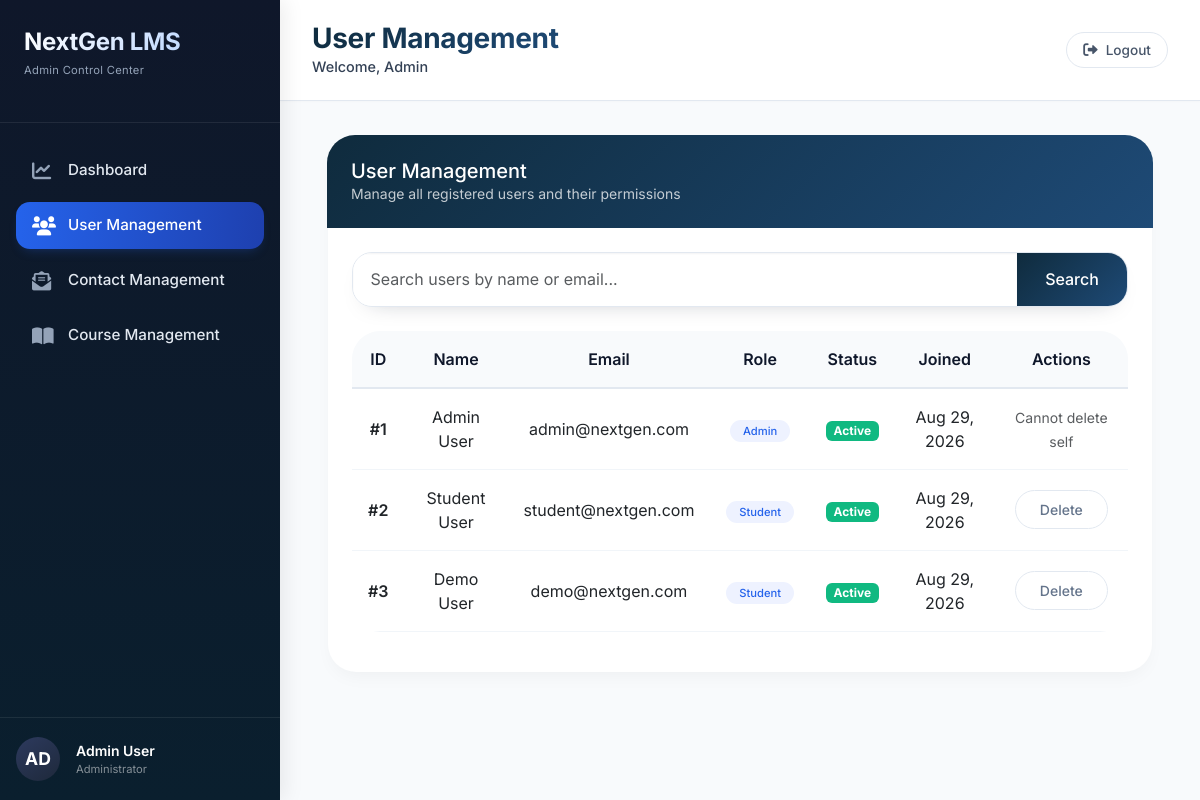
/admin/user-management.php (signed in), run on the app's committed database.
### tables this page shows
CREATE TABLE IF NOT EXISTS users (
    id INT AUTO_INCREMENT PRIMARY KEY,
    first_name VARCHAR(50) NOT NULL,
    last_name VARCHAR(50) NOT NULL,
    email VARCHAR(100) UNIQUE NOT NULL,
    password VARCHAR(255) NOT NULL,
    phone VARCHAR(20) DEFAULT NULL,
    address TEXT DEFAULT NULL,
    date_of_birth DATE DEFAULT NULL,
    bio TEXT DEFAULT NULL,
    role ENUM('student', 'admin') DEFAULT 'student',
    is_active TINYINT DEFAULT 1,
    created_at TIMESTAMP DEFAULT CURRENT_TIMESTAMP,
    updated_at TIMESTAMP DEFAULT CURRENT_TIMESTAMP ON UPDATE CURRENT_TIMESTAMP,
    INDEX idx_email (email),
    INDEX idx_role (role)
);

### config/database.php (called while the page is built, shortened)
<?php
function getDBConnection() {
    try {
        $pdo = new PDO(
            "mysql:host=" . DB_HOST . ";dbname=" . DB_NAME . ";charset=utf8mb4",
            DB_USER,
            DB_PASS,
            [
                PDO::ATTR_ERRMODE => PDO::ERRMODE_EXCEPTION,
                PDO::ATTR_DEFAULT_FETCH_MODE => PDO::FETCH_ASSOC,
                PDO::ATTR_EMULATE_PREPARES => false
            ]
        );
        return $pdo;
    } catch (PDOException $e) {
        die("Database Connection Failed: " . $e->getMessage());
    }
}
function getUserById($id) {
    $pdo = getDBConnection();
    $columns = ['id', 'first_name', 'last_name', 'email', 'role', 'created_at'];
    $optional_columns = ['phone', 'address', 'date_of_birth', 'bio'];
    foreach ($optional_columns as $col) {
        try {
            $check = $pdo->prepare("SELECT 1 FROM INFORMATION_SCHEMA.COLUMNS WHERE TABLE_SCHEMA = DATABASE() AND TABLE_NAME = 'users' AND COLUMN_NAME = ?");
            $check->execute([$col]);
            if ($check->fetchColumn()) {
                $columns[] = $col;
            }
        } catch (Exception $e) {
        }
    }
    try {
        $sql = "SELECT " . implode(', ', $columns) . " FROM users WHERE id = ? AND is_active = 1";
        $stmt = $pdo->prepare($sql);
        $stmt->execute([$id]);
        $user = $stmt->fetch();
        if ($user) {
            foreach ($optional_columns as $col) {
                if (!isset($user[$col])) {
                    $user[$col] = null;
                }
            }
        }
        return $user;
    } catch (Exception $e) {
        error_log("getUserById error: " . $e->getMessage());
        return null;
    }
}
?>

### admin/user-management.php (the view, shortened to what this page needs)
<?php
require_once __DIR__ . '/../config/database.php';
$user = getUserById($_SESSION['user_id']);
$page = isset($_GET['page']) ? (int)$_GET['page'] : 1;
$per_page = 10;
$offset = ($page - 1) * $per_page;
try {
    $pdo = getDBConnection();
    $stmt = $pdo->prepare("SELECT id, first_name, last_name, email, role, is_active, created_at, updated_at FROM users WHERE is_active = 1 ORDER BY created_at DESC LIMIT ? OFFSET ?");
    $stmt->execute([$per_page, $offset]);
    $users = $stmt->fetchAll();
} catch (Exception $e) {
    error_log("Error getting users: " . $e->getMessage());
    $users = [];
    $total_users = 0;
}
$search_term = $_GET['search'] ?? '';
$current_page = 'user-management.php';
?>
<!DOCTYPE html>
<html lang="en">
<head>
    <link rel="stylesheet" href="https://cdnjs.cloudflare.com/ajax/libs/font-awesome/6.0.0-beta3/css/all.min.css">
    <link href="https://cdn.jsdelivr.net/npm/bootstrap@5.3.0-alpha1/dist/css/bootstrap.min.css" rel="stylesheet">
    <link rel="stylesheet" href="css/admin-style.css">
</head>
<body>
<?php include 'includes/sidebar.php'; ?>
            <div class="admin-card">
                <div class="admin-header">
                    <h5 class="mb-0">User Management</h5>
                    <p class="mb-0 small opacity-75">Manage all registered users and their permissions</p>
                </div>
                <div class="card-body p-4">
                    <form method="GET" class="mb-4">
                        <div class="course-search-bar">
                            <div class="course-search-group">
                                <input type="text" name="search" class="form-control course-search-input" placeholder="Search users by name or email..." value="<?php echo htmlspecialchars($search_term); ?>">
                                <button class="btn btn-admin-primary course-search-btn" type="submit">
                                    Search
                                </button>
                            </div>
                        </div>
                    </form>
                    <div class="table-responsive">
                        <table class="admin-table table">
                            <thead>
                                <tr>
                                    <th>ID</th>
                                    <th>Name</th>
                                    <th>Email</th>
                                    <th>Role</th>
                                    <th>Status</th>
                                    <th>Joined</th>
                                    <th>Actions</th>
                                </tr>
                            </thead>
                            <tbody>
                                <?php foreach ($users as $u): ?>
                                    <tr>
                                        <td class="fw-semibold">#<?php echo $u['id']; ?></td>
                                        <td><?php echo htmlspecialchars($u['first_name'] . ' ' . $u['last_name']); ?></td>
                                        <td><?php echo htmlspecialchars($u['email']); ?></td>
                                        <td>
                                            <span class="badge-admin">
                                                <?php echo ucfirst($u['role']); ?>
                                            </span>
                                        </td>
                                        <td>
                                            <span class="badge badge-admin-success">Active</span>
                                        </td>
                                        <td><?php echo date('M j, Y', strtotime($u['created_at'])); ?></td>
                                        <td>
                                            <?php if ($u['id'] !== $_SESSION['user_id']): ?>
                                                <form method="POST" class="d-inline" onsubmit="return confirm('Are you sure you want to permanently delete this user? This action cannot be undone!')">
                                                    <button type="submit" name="delete_user" class="btn btn-admin-secondary btn-sm">
                                                         Delete
                                                    </button>
                                                </form>
                                            <?php else: ?>
                                                <span class="text-muted small">Cannot delete self</span>
                                            <?php endif; ?>
                                        </td>
                                    </tr>
                                <?php endforeach; ?>
                            </tbody>
                        </table>
                    </div>
                </div>
            </div>
</div>
</div>
</body>
</html>

### admin/includes/sidebar.php (shortened to what this page needs)
<?php
$pages = [
    'admin-panel.php' => ['label' => 'Dashboard', 'icon' => 'fa-chart-line'],
    'user-management.php' => ['label' => 'User Management', 'icon' => 'fa-users'],
    'contact-management.php' => ['label' => 'Contact Management', 'icon' => 'fa-envelope-open-text'],
    'course-management.php' => ['label' => 'Course Management', 'icon' => 'fa-book-open']
];
$admin_name = trim(($user['first_name'] ?? '') . ' ' . ($user['last_name'] ?? ''));
$initials_source = trim(($user['first_name'] ?? 'A') . ($user['last_name'] ?? 'D'));
$initials = strtoupper(substr(preg_replace('/\s+/', '', $initials_source), 0, 2));
?>
<div class="d-flex admin-layout">
    <aside class="admin-sidebar d-none d-lg-flex flex-column">
        <div class="sidebar-brand">
            <h3>NextGen LMS</h3>
            <p>Admin Control Center</p>
        </div>
        <div class="sidebar-nav flex-grow-1">
            <?php foreach ($pages as $page => $meta): ?>
                <div class="nav-item-custom">
                    <a href="<?php echo $page; ?>" class="nav-link-custom <?php echo $current_page === $page ? 'active' : ''; ?>">
                        <i class="fas <?php echo $meta['icon']; ?>"></i>
                        <span><?php echo $meta['label']; ?></span>
                    </a>
                </div>
            <?php endforeach; ?>
        </div>
        <div class="sidebar-footer">
            <div class="d-flex align-items-center gap-3">
                <div class="admin-avatar">
                    <span><?php echo htmlspecialchars($initials); ?></span>
                </div>
                <div class="text-white small">
                    <div class="fw-semibold"><?php echo htmlspecialchars($admin_name); ?></div>
                    <div class="text-white-50" style="font-size: 0.7rem;">Administrator</div>
                </div>
            </div>
        </div>
    </aside>
    <div class="main-content-panel">
        <nav class="top-navbar d-flex justify-content-between align-items-center gap-3">
            <div class="d-flex align-items-center gap-3 min-w-0">
                <div class="min-w-0">
                    <h1 class="page-title mb-0">
                    </h1>
                    <div class="welcome-text text-truncate">Welcome, <?php echo htmlspecialchars($user['first_name'] ?? 'Admin'); ?></div>
                </div>
            </div>
            <form method="post" action="../user/logout.php" class="m-0">
                <button type="submit" class="logout-nav-btn" aria-label="Logout">
                    <i class="fas fa-right-from-bracket"></i>
                    <span>Logout</span>
                </button>
            </form>
        </nav>
        <div class="admin-content p-3 p-md-4 p-lg-5">

### data on the page
users: initials "AD", admin_name "Admin User", first_name "Admin", id "1", first_name+last_name "Admin User", email "admin@nextgen.com", role "Admin", created_at "Aug 29, 2026", shows "Cannot delete self"
users: id "2", first_name+last_name "Student User", email "student@nextgen.com", role "Student", created_at "Aug 29, 2026"
users: id "3", first_name+last_name "Demo User", email "demo@nextgen.com", role "Student", created_at "Aug 29, 2026"

### other printed values
$meta['label'] "Dashboard"
$meta['label'] "User Management"
$meta['label'] "Contact Management"
$meta['label'] "Course Management"
